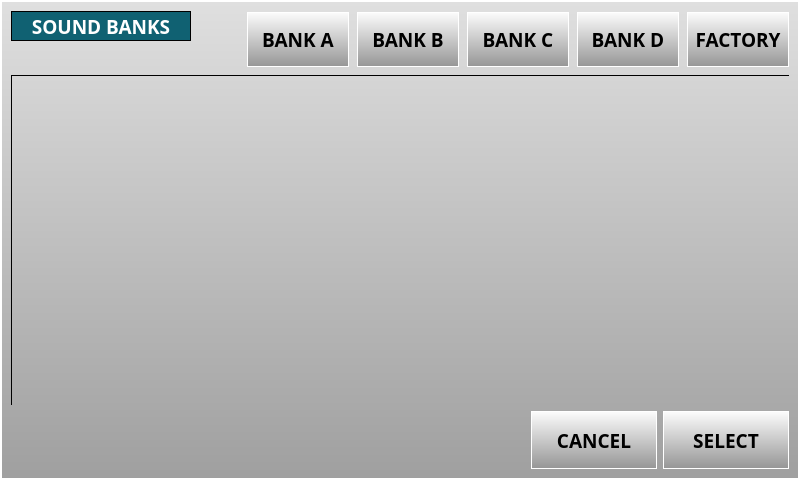
<?xml version="1.0" encoding="UTF-8"?>
<ui version="4.0">
 <class>SoundBankForm</class>
 <widget class="QWidget" name="SoundBankForm">
  <property name="geometry">
   <rect>
    <x>0</x>
    <y>0</y>
    <width>800</width>
    <height>480</height>
   </rect>
  </property>
  <property name="sizePolicy">
   <sizepolicy hsizetype="Fixed" vsizetype="Fixed">
    <horstretch>0</horstretch>
    <verstretch>0</verstretch>
   </sizepolicy>
  </property>
  <property name="minimumSize">
   <size>
    <width>800</width>
    <height>480</height>
   </size>
  </property>
  <property name="maximumSize">
   <size>
    <width>800</width>
    <height>480</height>
   </size>
  </property>
  <property name="windowTitle">
   <string>Form</string>
  </property>
  <property name="styleSheet">
   <string notr="true">QWidget{
    font-family : &quot;Open Sans&quot;;
    font-weight : 550;
    font-size:14pt;
	color: black;
}

#mainFrame{
    background-color : qlineargradient(spread:reflect, x1:0, y1:0.006, x2:0, y2:1, stop:0 rgba(223, 223, 223, 255), stop:1 rgba(159, 159, 159, 255));
border: 2px solid white;
}

QPushButton, #pbSave, #pbCancel, #pbSelect{
background-color:qlineargradient(spread:pad, x1:0, y1:0, x2:0, y2:1, stop:0 rgba(253, 253, 253, 255), stop:1 rgba(149, 149, 149, 255));
border: 1px solid white;
color: black;
}

QPushButton{
background-color:qlineargradient(spread:pad, x1:0, y1:0, x2:0, y2:1, stop:0 rgba(253, 253, 253, 255), stop:1 rgba(149, 149, 149, 255));
border: 1px solid white;
color: black;
}

QPushButton:focus{ background-color: rgb(239, 159, 31);}

QPushButton:focus:selected{ background-color: rgb(239, 159, 31);}


#lbWidgetTitle{
    border: 1px solid black;
    background-color:rgb(16, 97, 114);
    color: white;
}

#lbCategoryName{
    border: 1px solid black;
    background-color:rgb(16, 97, 114);
    color: white;
    padding-left: 10px;
}

#lbCategory{
    border: 1px solid white;
    background-color:rgb(49, 51, 48);
    color: white;
}

#lbCategoryNb{
border: 1px solid transparent;
border-bottom: 1px solid black;
border-top: 1px solid black;
background-color:rgb(16, 97, 114);
color: white;
}

/*------ QtableView ------*/
QTableView{
    border                  :   none;
    border-top              :   1px solid black;  
    border-left             :   1px solid black;   
    background-color        :   transparent;/*rgb(16, 97, 114);*/
    
}

QTableView::item {
    padding-left            :   20px;
    height                  :   75px;
    color                   :   white;  
    background-color        :   rgb(16, 97, 114);
    border                  :   1px solid black;
    border-top              :   1px solid transparent;
    /*border-right            :   1px solid transparent;*/
}

QTableView::item:selected{
    /*background-color        : rgb(244, 118, 75);*/
    background-color        :   qlineargradient(spread:reflect, x1:0, y1:0, x2:0, y2:1, stop:0 rgba(244, 131, 0, 255), stop:0.5 rgba(160, 86, 0, 255), stop:1 rgba(244, 131, 0, 255));

}


/*------ QHeaderView ------*/
QHeaderView{
    border                  :   none;
    background-color        :   rgb(65, 151, 48);
}

QHeaderView::section:vertical{
    margin-top              :   0px;
    margin-bottom           :   0px;
    border                  :   none;
    border-bottom           :   1px solid black;
    background-color        :   rgb(65, 151, 48);
    color                   :   white;
    font-weight             :   550;
    font-size                   : 14pt;
    width                   :   50px;
}


/*------ QScrollbar ------*/
QScrollBar:vertical {
    border                  :   1px solid black;
    background              :   black;
    width                   :   35px;
    margin                  :   0 0 0 15px;
}

QScrollBar::handle:vertical {
    background              :   rgb(16, 97, 114);
    min-height              :   20px;
    margin: 1px 1px 1px 1px;
}


QScrollBar::add-line:vertical,QScrollBar::sub-line:vertical  {
    border                  :   none;
    background              :   transparent;
    height                  :   0px;
    margin                  :   0 0 0 10px;
}

QScrollBar::up-arrow:vertical, QScrollBar::down-arrow:vertical {
    border                  :   none;
    width                   :   0px;
    height                  :   0px;
    background              :   white;
    margin                  :   0 0 0 10px;
}
</string>
  </property>
  <layout class="QGridLayout" name="gridLayout">
   <property name="leftMargin">
    <number>0</number>
   </property>
   <property name="topMargin">
    <number>0</number>
   </property>
   <property name="rightMargin">
    <number>0</number>
   </property>
   <property name="bottomMargin">
    <number>0</number>
   </property>
   <property name="spacing">
    <number>0</number>
   </property>
   <item row="0" column="0">
    <widget class="QFrame" name="mainFrame">
     <property name="sizePolicy">
      <sizepolicy hsizetype="Expanding" vsizetype="Expanding">
       <horstretch>0</horstretch>
       <verstretch>0</verstretch>
      </sizepolicy>
     </property>
     <property name="minimumSize">
      <size>
       <width>800</width>
       <height>480</height>
      </size>
     </property>
     <property name="maximumSize">
      <size>
       <width>800</width>
       <height>480</height>
      </size>
     </property>
     <property name="font">
      <font>
       <family>Open Sans</family>
       <pointsize>14</pointsize>
       <weight>68</weight>
       <bold>true</bold>
      </font>
     </property>
     <property name="styleSheet">
      <string notr="true"/>
     </property>
     <property name="frameShape">
      <enum>QFrame::StyledPanel</enum>
     </property>
     <property name="frameShadow">
      <enum>QFrame::Raised</enum>
     </property>
     <layout class="QGridLayout" name="gridLayout_2">
      <item row="0" column="0">
       <widget class="QFrame" name="frameTop">
        <property name="sizePolicy">
         <sizepolicy hsizetype="Expanding" vsizetype="Fixed">
          <horstretch>0</horstretch>
          <verstretch>0</verstretch>
         </sizepolicy>
        </property>
        <property name="minimumSize">
         <size>
          <width>0</width>
          <height>58</height>
         </size>
        </property>
        <property name="maximumSize">
         <size>
          <width>16777215</width>
          <height>58</height>
         </size>
        </property>
        <property name="styleSheet">
         <string notr="true"/>
        </property>
        <layout class="QGridLayout" name="gridLayout_7">
         <property name="leftMargin">
          <number>0</number>
         </property>
         <property name="topMargin">
          <number>0</number>
         </property>
         <property name="rightMargin">
          <number>0</number>
         </property>
         <property name="bottomMargin">
          <number>0</number>
         </property>
         <property name="horizontalSpacing">
          <number>8</number>
         </property>
         <property name="verticalSpacing">
          <number>0</number>
         </property>
         <item row="0" column="6">
          <widget class="QPushButton" name="pbFactory">
           <property name="sizePolicy">
            <sizepolicy hsizetype="Fixed" vsizetype="Fixed">
             <horstretch>0</horstretch>
             <verstretch>0</verstretch>
            </sizepolicy>
           </property>
           <property name="minimumSize">
            <size>
             <width>102</width>
             <height>55</height>
            </size>
           </property>
           <property name="maximumSize">
            <size>
             <width>102</width>
             <height>55</height>
            </size>
           </property>
           <property name="font">
            <font>
             <family>Open Sans</family>
             <pointsize>14</pointsize>
             <weight>68</weight>
             <bold>true</bold>
            </font>
           </property>
           <property name="styleSheet">
            <string notr="true"/>
           </property>
           <property name="text">
            <string>FACTORY</string>
           </property>
          </widget>
         </item>
         <item row="0" column="0">
          <layout class="QVBoxLayout" name="verticalLayout">
           <item>
            <widget class="QLabel" name="lbWidgetTitle">
             <property name="minimumSize">
              <size>
               <width>180</width>
               <height>30</height>
              </size>
             </property>
             <property name="maximumSize">
              <size>
               <width>180</width>
               <height>30</height>
              </size>
             </property>
             <property name="font">
              <font>
               <family>Open Sans</family>
               <pointsize>14</pointsize>
               <weight>68</weight>
               <bold>true</bold>
              </font>
             </property>
             <property name="styleSheet">
              <string notr="true"/>
             </property>
             <property name="text">
              <string>SOUND BANKS</string>
             </property>
             <property name="alignment">
              <set>Qt::AlignCenter</set>
             </property>
            </widget>
           </item>
           <item>
            <spacer name="verticalSpacer_3">
             <property name="orientation">
              <enum>Qt::Vertical</enum>
             </property>
             <property name="sizeHint" stdset="0">
              <size>
               <width>20</width>
               <height>40</height>
              </size>
             </property>
            </spacer>
           </item>
          </layout>
         </item>
         <item row="0" column="4">
          <widget class="QPushButton" name="pbBankC">
           <property name="sizePolicy">
            <sizepolicy hsizetype="Fixed" vsizetype="Fixed">
             <horstretch>0</horstretch>
             <verstretch>0</verstretch>
            </sizepolicy>
           </property>
           <property name="minimumSize">
            <size>
             <width>102</width>
             <height>55</height>
            </size>
           </property>
           <property name="maximumSize">
            <size>
             <width>102</width>
             <height>55</height>
            </size>
           </property>
           <property name="font">
            <font>
             <family>Open Sans</family>
             <pointsize>14</pointsize>
             <weight>68</weight>
             <bold>true</bold>
            </font>
           </property>
           <property name="styleSheet">
            <string notr="true"/>
           </property>
           <property name="text">
            <string>BANK C</string>
           </property>
          </widget>
         </item>
         <item row="0" column="2">
          <widget class="QPushButton" name="pbBankA">
           <property name="sizePolicy">
            <sizepolicy hsizetype="Fixed" vsizetype="Fixed">
             <horstretch>0</horstretch>
             <verstretch>0</verstretch>
            </sizepolicy>
           </property>
           <property name="minimumSize">
            <size>
             <width>102</width>
             <height>55</height>
            </size>
           </property>
           <property name="maximumSize">
            <size>
             <width>102</width>
             <height>55</height>
            </size>
           </property>
           <property name="font">
            <font>
             <family>Open Sans</family>
             <pointsize>14</pointsize>
             <weight>68</weight>
             <bold>true</bold>
            </font>
           </property>
           <property name="styleSheet">
            <string notr="true"/>
           </property>
           <property name="text">
            <string>BANK A</string>
           </property>
          </widget>
         </item>
         <item row="0" column="5">
          <widget class="QPushButton" name="pbBankD">
           <property name="sizePolicy">
            <sizepolicy hsizetype="Fixed" vsizetype="Fixed">
             <horstretch>0</horstretch>
             <verstretch>0</verstretch>
            </sizepolicy>
           </property>
           <property name="minimumSize">
            <size>
             <width>102</width>
             <height>55</height>
            </size>
           </property>
           <property name="maximumSize">
            <size>
             <width>102</width>
             <height>55</height>
            </size>
           </property>
           <property name="font">
            <font>
             <family>Open Sans</family>
             <pointsize>14</pointsize>
             <weight>68</weight>
             <bold>true</bold>
            </font>
           </property>
           <property name="styleSheet">
            <string notr="true"/>
           </property>
           <property name="text">
            <string>BANK D</string>
           </property>
          </widget>
         </item>
         <item row="0" column="3">
          <widget class="QPushButton" name="pbBankB">
           <property name="sizePolicy">
            <sizepolicy hsizetype="Fixed" vsizetype="Fixed">
             <horstretch>0</horstretch>
             <verstretch>0</verstretch>
            </sizepolicy>
           </property>
           <property name="minimumSize">
            <size>
             <width>102</width>
             <height>55</height>
            </size>
           </property>
           <property name="maximumSize">
            <size>
             <width>102</width>
             <height>55</height>
            </size>
           </property>
           <property name="font">
            <font>
             <family>Open Sans</family>
             <pointsize>14</pointsize>
             <weight>68</weight>
             <bold>true</bold>
            </font>
           </property>
           <property name="styleSheet">
            <string notr="true"/>
           </property>
           <property name="text">
            <string>BANK B</string>
           </property>
          </widget>
         </item>
         <item row="0" column="1">
          <spacer name="horizontalSpacer_12">
           <property name="orientation">
            <enum>Qt::Horizontal</enum>
           </property>
           <property name="sizeHint" stdset="0">
            <size>
             <width>40</width>
             <height>20</height>
            </size>
           </property>
          </spacer>
         </item>
        </layout>
       </widget>
      </item>
      <item row="2" column="0">
       <layout class="QHBoxLayout" name="horizontalLayout_3">
        <item>
         <spacer name="horizontalSpacer">
          <property name="orientation">
           <enum>Qt::Horizontal</enum>
          </property>
          <property name="sizeType">
           <enum>QSizePolicy::Expanding</enum>
          </property>
          <property name="sizeHint" stdset="0">
           <size>
            <width>99</width>
            <height>20</height>
           </size>
          </property>
         </spacer>
        </item>
        <item>
         <widget class="QPushButton" name="pbCancel">
          <property name="sizePolicy">
           <sizepolicy hsizetype="Fixed" vsizetype="Fixed">
            <horstretch>0</horstretch>
            <verstretch>0</verstretch>
           </sizepolicy>
          </property>
          <property name="minimumSize">
           <size>
            <width>126</width>
            <height>58</height>
           </size>
          </property>
          <property name="maximumSize">
           <size>
            <width>126</width>
            <height>58</height>
           </size>
          </property>
          <property name="font">
           <font>
            <family>Open Sans</family>
            <pointsize>14</pointsize>
            <weight>68</weight>
            <bold>true</bold>
           </font>
          </property>
          <property name="styleSheet">
           <string notr="true"/>
          </property>
          <property name="text">
           <string>CANCEL</string>
          </property>
         </widget>
        </item>
        <item>
         <widget class="QPushButton" name="pbSelect">
          <property name="sizePolicy">
           <sizepolicy hsizetype="Fixed" vsizetype="Fixed">
            <horstretch>0</horstretch>
            <verstretch>0</verstretch>
           </sizepolicy>
          </property>
          <property name="minimumSize">
           <size>
            <width>126</width>
            <height>58</height>
           </size>
          </property>
          <property name="maximumSize">
           <size>
            <width>126</width>
            <height>58</height>
           </size>
          </property>
          <property name="font">
           <font>
            <family>Open Sans</family>
            <pointsize>14</pointsize>
            <weight>68</weight>
            <bold>true</bold>
           </font>
          </property>
          <property name="styleSheet">
           <string notr="true"/>
          </property>
          <property name="text">
           <string>SELECT</string>
          </property>
         </widget>
        </item>
       </layout>
      </item>
      <item row="1" column="0">
       <widget class="QTableView" name="tvSoundBank">
        <property name="font">
         <font>
          <family>Open Sans</family>
          <pointsize>14</pointsize>
          <weight>68</weight>
          <bold>true</bold>
         </font>
        </property>
        <property name="styleSheet">
         <string notr="true"/>
        </property>
        <property name="editTriggers">
         <set>QAbstractItemView::NoEditTriggers</set>
        </property>
        <property name="showDropIndicator" stdset="0">
         <bool>false</bool>
        </property>
        <property name="selectionMode">
         <enum>QAbstractItemView::SingleSelection</enum>
        </property>
        <property name="selectionBehavior">
         <enum>QAbstractItemView::SelectRows</enum>
        </property>
        <property name="verticalScrollMode">
         <enum>QAbstractItemView::ScrollPerPixel</enum>
        </property>
        <property name="horizontalScrollMode">
         <enum>QAbstractItemView::ScrollPerPixel</enum>
        </property>
        <property name="showGrid">
         <bool>false</bool>
        </property>
        <property name="wordWrap">
         <bool>false</bool>
        </property>
        <property name="cornerButtonEnabled">
         <bool>false</bool>
        </property>
        <attribute name="horizontalHeaderVisible">
         <bool>false</bool>
        </attribute>
        <attribute name="horizontalHeaderCascadingSectionResizes">
         <bool>false</bool>
        </attribute>
        <attribute name="horizontalHeaderStretchLastSection">
         <bool>true</bool>
        </attribute>
        <attribute name="verticalHeaderDefaultSectionSize">
         <number>41</number>
        </attribute>
        <attribute name="verticalHeaderHighlightSections">
         <bool>true</bool>
        </attribute>
       </widget>
      </item>
     </layout>
    </widget>
   </item>
  </layout>
 </widget>
 <resources/>
 <connections/>
</ui>
